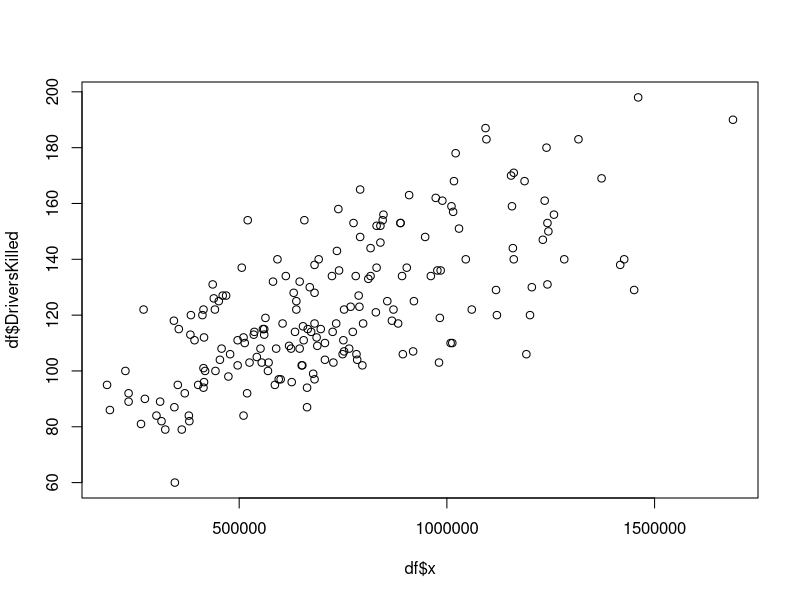
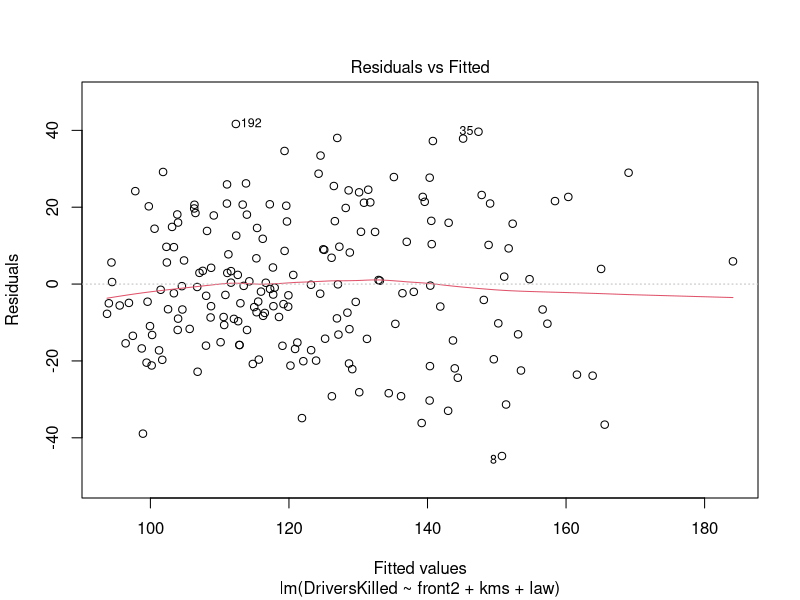
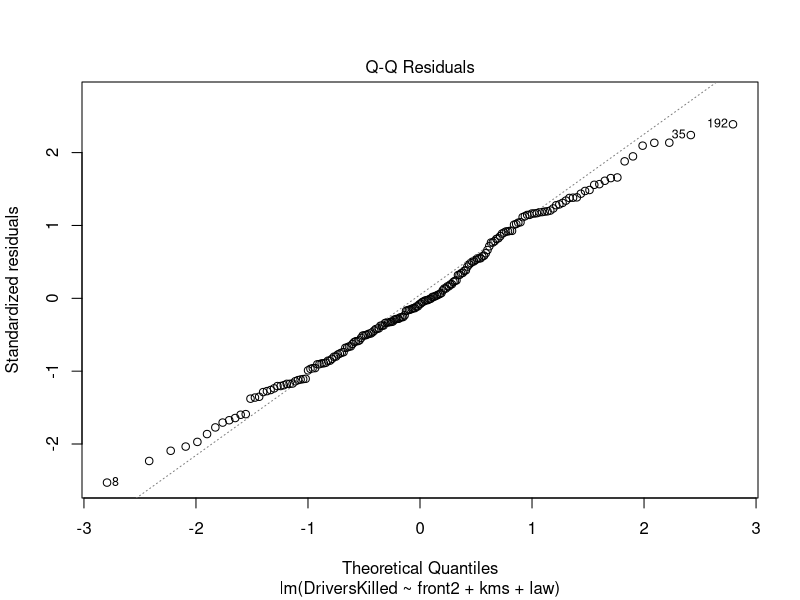
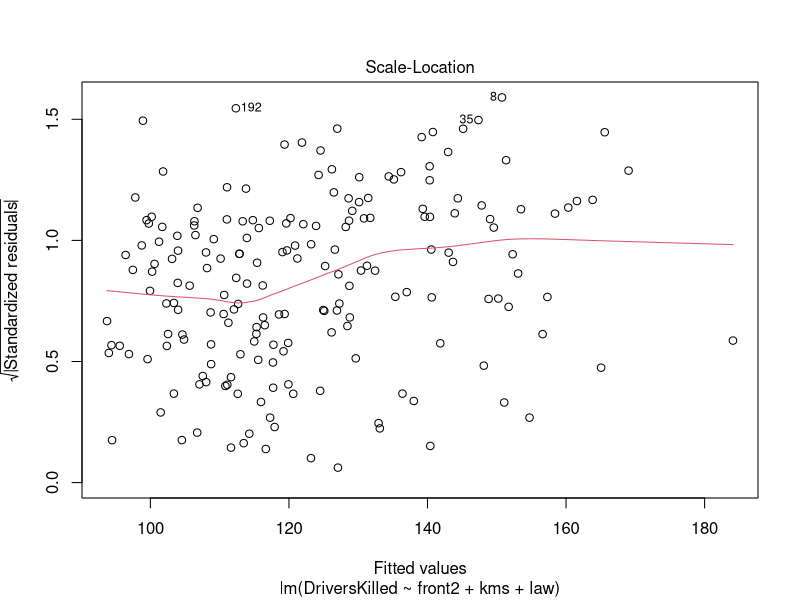
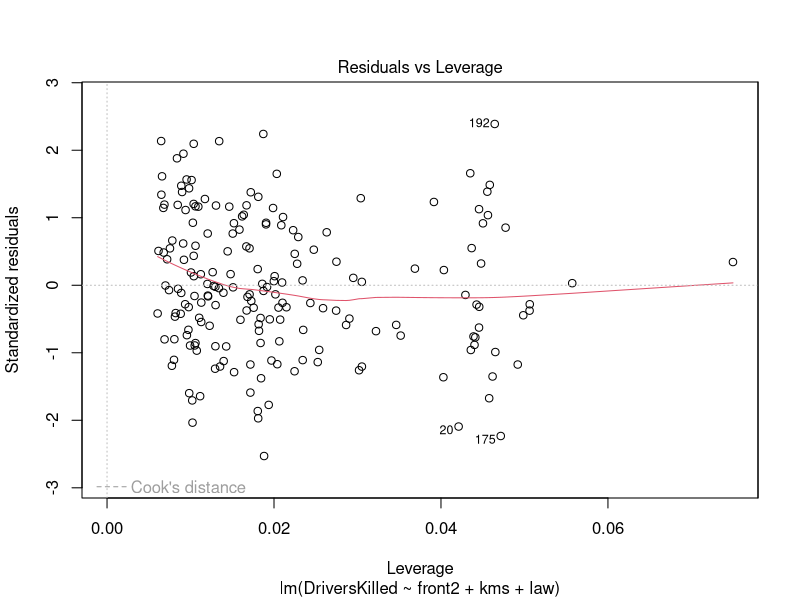
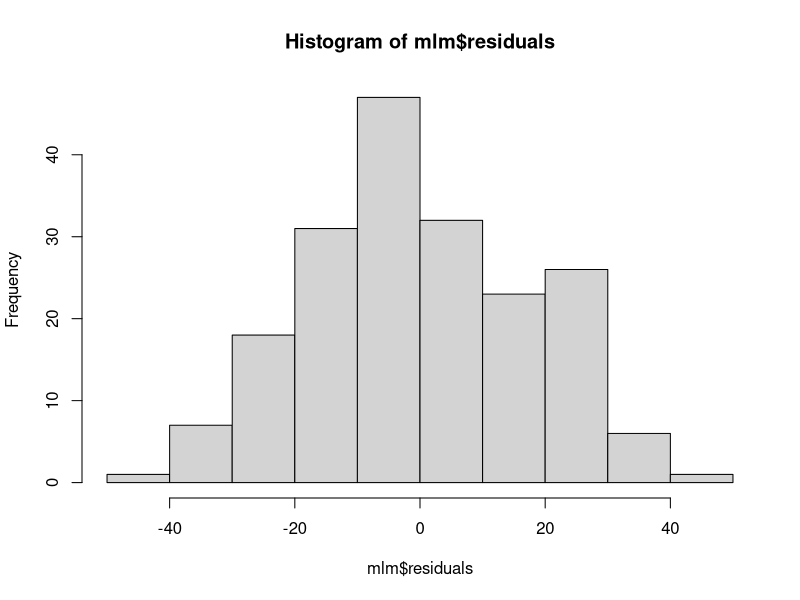

Here is the R script that generated these plots, in order:
## ---- chunk 1
library(stats)
library(lmtest)
## ---- chunk 2
# Load the dataset into a dataframe
df <- as.data.frame(Seatbelts)
## ---- chunk 3
# set up the number of front-seat passengers killed as our quantitative term
df$front2 <- df$front ** 2
## ---- chunk 4
mlm <- lm(DriversKilled ~ front2 + kms + law, df)

summary(mlm)
## ---- chunk 5
# Plotting our variables to see if there's a general linear relationship
df$x <- df$front2 + df$law + df$front

plot(df$x, df$DriversKilled)
## ---- chunk 6
plot(mlm)
## ---- chunk 7
hist(mlm$residuals)
## ---- chunk 8
shapiro.test(mlm$residuals)
## ---- chunk 9
bptest(mlm)
